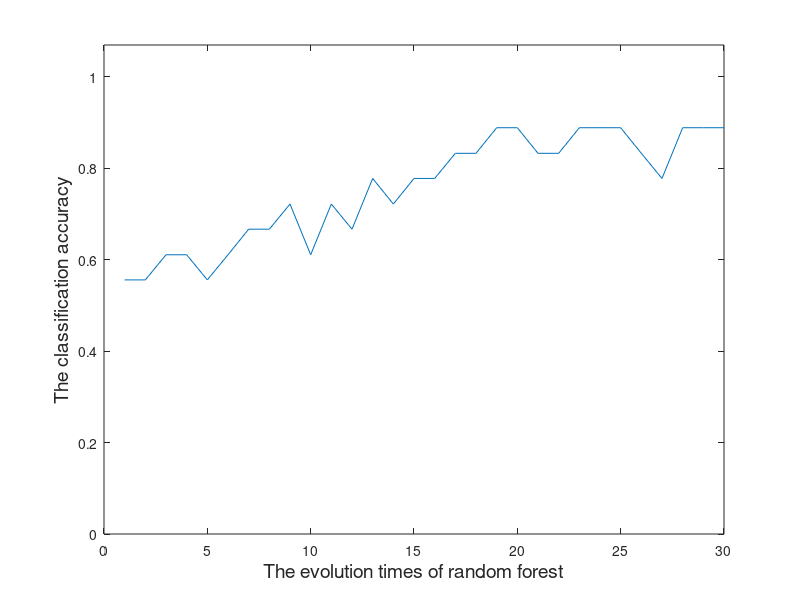

This figure's MATLAB source:
x = [1:30];
y = [0.556, 0.556, 0.611, 0.611, 0.556, 0.611, 0.667, 0.667, 0.722, 0.611, ...
    0.722, 0.667, 0.778, 0.722, 0.778, 0.778, 0.833, 0.833, 0.889, 0.889, ...
    0.833, 0.833, 0.889, 0.889, 0.889, 0.833, 0.778, 0.889, 0.889, 0.889];
figure;

plot(x, y)
xlabel('The evolution times of random forest', 'fontsize', 14)
ylabel('The classification accuracy', 'fontsize', 14)
axis([0 30 0 1.07])
